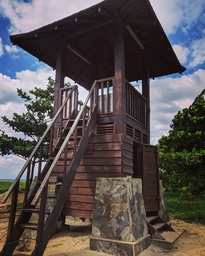
//> input picture convolutionBlur/tower.jpg, 205 x 256 px, shrunk from 3228 x 4035 before the run
$ ./convolutionBlur   (built with g++ and OpenCV 4)
//> lines starting //> are read from the running program, lines starting //| are printed output that depends on the picture
#include <opencv2/opencv.hpp>
#include <iostream>
#include <thread>
#include <chrono>
#include <ctime>

using namespace std;
using namespace cv;

void vertical_convolution(Mat image, Mat vertical_convl, int *colNo, int kernal_size){

	int intensity;
	int start_row = kernal_size/2 + 1;

	for(int col = 0; col < image.cols; col++){
		intensity = 0;

		// [7 lines of commented-out code are left out]

		for(int row = start_row; row < image.rows - start_row; row++){
			intensity = 0;
			for(int r = row - kernal_size/2; r < row + kernal_size/2; r++){
				intensity += (int) image.at<uchar>(r , col);

			}
			vertical_convl.at<uchar>(row, col) = uchar(intensity/kernal_size);
			/*
			intensity = intensity - image.at<uchar>(row - start_row, col) + image.at<uchar>(row + start_row - 1, col);
			vertical_convl.at<uchar>(row, col) = uchar(intensity/kernal_size);
			*/
		}
		(*colNo) += 1;
	}

}

void horizontal_convolution(Mat vertical_convl, Mat blurred, int *colNo, int kernal_size){

	int intensity;
	int start_col = kernal_size/2 + 1;
	bool start_convolution = false;

	cout << *colNo;

	while(!start_convolution){
		if(*colNo > kernal_size){
			start_convolution = true;

		}

	}

	for (int row = 0; row < vertical_convl.rows; row++){
		intensity = 0;
		for(int col = 0; col < kernal_size; col++){
			intensity += (int) vertical_convl.at<uchar>(row, col);
		}
		blurred.at<uchar>(row, start_col) = uchar(intensity/kernal_size);

	}

	for(int col = start_col + 1; col < vertical_convl.cols - start_col; col++){
		while(*colNo < col + kernal_size && *colNo < vertical_convl.cols){
			//cout << *colNo << ' ' << col << '\n';
		}
		for (int row = 0; row < vertical_convl.rows; row++){
			//blurred.at<uchar>(row, col) = vertical_convl.at<uchar>(row, col+ start_col - 1);
			intensity = 0;
			for (int i = col - kernal_size/2; i <= col + kernal_size/2; i++){
				intensity += (int) vertical_convl.at<uchar>(row, i);
			}
			blurred.at<uchar>(row, col) = uchar(intensity/kernal_size);
		// [6 lines of commented-out code are left out]
		}


	}

}


//hriztl
int main(){
	thread t1;
	thread t2;

	std::chrono::time_point<std::chrono::system_clock> start, end;

	Mat image = imread("tower.jpg", IMREAD_GRAYSCALE);
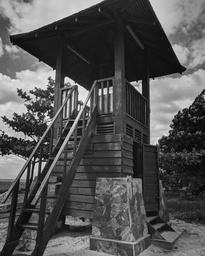
//> image: 256 rows x 205 cols, CV_8UC1; min 1, max 254, mean 82.9
	int kernal_size = 41;

	if(image.empty()){
		cout << "Could not find image\n";
		cin.get();
		return -1;
	}

	Mat vertical_convl(image.rows, image.cols, CV_8UC1, Scalar(0));
	Mat blurred(image.rows, image.cols, CV_8UC1, Scalar(0));
	int colNo = 0;

	start = std::chrono::system_clock::now();
	t1 = thread(vertical_convolution, image, vertical_convl, &colNo, kernal_size);
	t2 = thread(horizontal_convolution, vertical_convl, blurred, &colNo, kernal_size);
	t1.join();
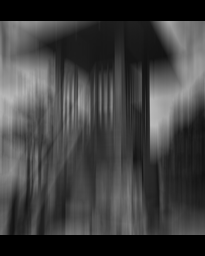
//> vertical_convl: 256 rows x 205 cols, CV_8UC1; min 0, max 187, mean 63.8
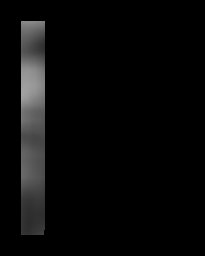
//> blurred: 256 rows x 205 cols, CV_8UC1; min 0, max 164, mean 8.9
	t2.join();
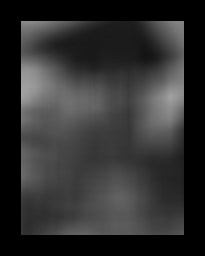
//> blurred: 256 rows x 205 cols, CV_8UC1; min 0, max 164, mean 47.5
	end = std::chrono::system_clock::now();
	std::chrono::duration<double> elapsed_seconds = end - start;

	cout << "Time taken for convolution with kernal " << kernal_size << 'x' << kernal_size << " is " << elapsed_seconds.count() << "s\n";

	String windowName = "image";
	namedWindow(windowName, WINDOW_NORMAL);
	imwrite("test.jpg", blurred);
	imshow(windowName, blurred);
	waitKey(0);
	destroyWindow(windowName);

}
